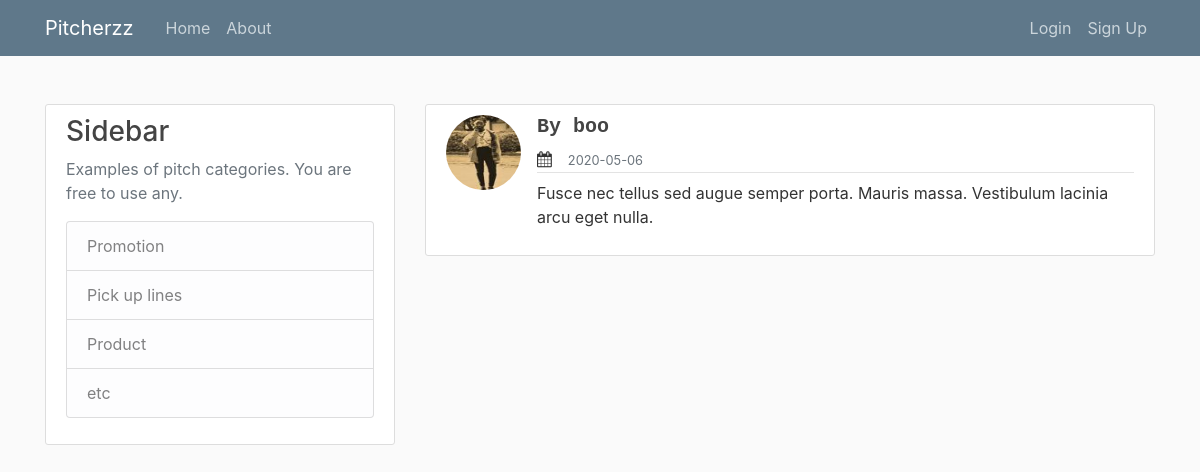
Page /pitch/3 on the earlier database version.
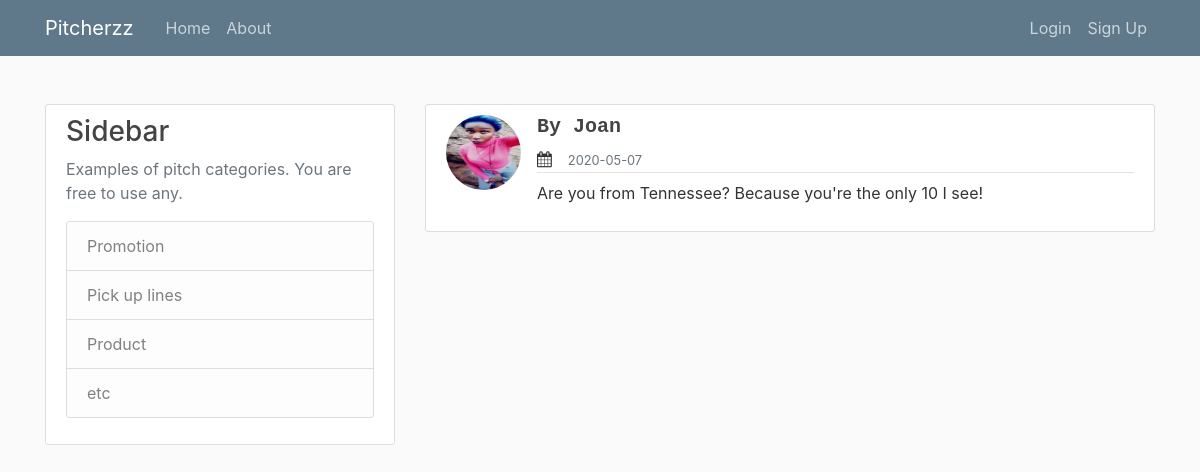
Same page on the later database version.
### pitches/models.py (models this page shows, shortened)
class User(db.Model, UserMixin):
    id = db.Column(db.Integer, primary_key=True)
    username = db.Column(db.String(20), unique=True, nullable=False)
    email = db.Column(db.String(120), unique=True, nullable=False)
    image_file = db.Column(db.String(20), nullable=False, default='default.jpg')
    password = db.Column(db.String(60), nullable=False)
    pitches = db.relationship('Pitch', backref='author', lazy=True)

class Pitch(db.Model):
    id = db.Column(db.Integer, primary_key=True)
    category = db.Column(db.String(100), nullable=False)
    date_posted = db.Column(db.DateTime, nullable=False, default=datetime.utcnow)
    content = db.Column(db.Text, nullable=False)
    user_id = db.Column(db.Integer, db.ForeignKey('user.id'), nullable=False)

### pitches/pitch/routes.py (the view)
@pitchess.route("/pitch/<int:pitch_id>")
def pitch(pitch_id):
    pitch = Pitch.query.get_or_404(pitch_id)
    return render_template('pitch.html', category=pitch.category, pitch=pitch)

### pitches/templates/pitch.html (shortened to what this page needs)
{% extends 'layout.html' %}
{% block content %}
<article class="media content-section">
    <a href="{{ url_for('users.user_pitches', username=pitch.author.username) }}"><img class="rounded-circle article-img" src="{{ url_for('static', filename='profile_pics/' + pitch.author.image_file) }}"></a>
    <div class="media-body">
      <div class="article-metadata">
        <h5 style="font-weight: 600; font-family: monospace;">By {{ pitch.author.username }}</h5>
        <i class="fa fa-calendar" aria-hidden="true"></i><small class="text-muted ml-3">{{ pitch.date_posted.strftime('%Y-%m-%d') }}</small>
      </div>
      <p class="article-content">{{ pitch.content }}</p>
    </div>
  </article>
{% endblock content %}

Differences in the rows shown:
no longer on this page (row unchanged): User: image_file (picture), author.username "boo"
now on this page (row unchanged): User: image_file (picture), author.username "Joan"
changed Pitch: date_posted "2020-05-06" → "2020-05-07"; content "Fusce nec tellus sed augue semper porta. Mauris massa. Vestibulum lacinia arcu eget nulla." → "Are you from Tennessee? Because you're the only 10 I see!"
